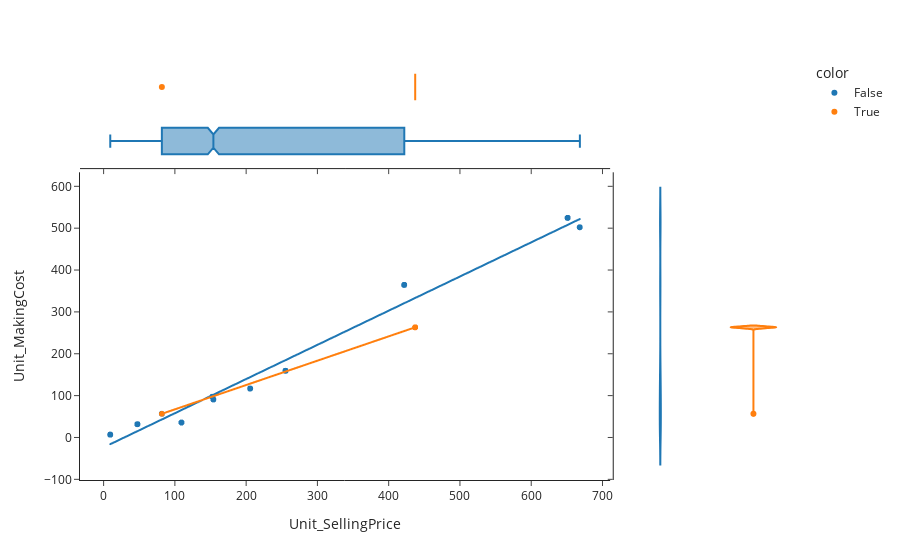

Notebook code for this chart:
### Code cell
fig = px.scatter(data, x = 'Unit_SellingPrice', y='Unit_MakingCost', color=data['Item_Type']=='Cosmetics', marginal_y='violin', marginal_x='box',trendline='ols', template='simple_white')
fig.show()
pio.write_image(fig, "Scatter.png")

### Figure 1 — Plotly figure (JSON) as saved in the notebook; plotly's stock layout.template omitted (floating-point values rounded to 4 significant figures; data arrays with more than 128 entries replaced by an {"elided": "..."} marker saying what was removed)
{"data": [{"hovertemplate": "color=False<br>Unit_SellingPrice=%{x}<br>Unit_MakingCost=%{y}<extra></extra>", "legendgroup": "False", "marker": {"color": "#1F77B4", "symbol": "circle"}, "mode": "markers", "name": "False", "showlegend": true, "type": "scattergl", "x": {"elided": "4577 float values"}, "xaxis": "x", "y": {"elided": "4577 float values"}, "yaxis": "y"}, {"alignmentgroup": "True", "hovertemplate": "color=False<br>Unit_SellingPrice=%{x}<extra></extra>", "legendgroup": "False", "marker": {"color": "#1F77B4", "symbol": "circle"}, "name": "False", "notched": true, "offsetgroup": "False", "showlegend": false, "type": "box", "x": {"elided": "4577 float values"}, "xaxis": "x3", "yaxis": "y3"}, {"alignmentgroup": "True", "hovertemplate": "color=False<br>Unit_MakingCost=%{y}<extra></extra>", "legendgroup": "False", "marker": {"color": "#1F77B4", "symbol": "circle"}, "name": "False", "offsetgroup": "False", "scalegroup": "y", "showlegend": false, "type": "violin", "xaxis": "x2", "y": {"elided": "4577 float values"}, "yaxis": "y2"}, {"hovertemplate": "<b>OLS trendline</b><br>Unit_MakingCost = 0.816713 * Unit_SellingPrice + -23.6295<br>R<sup>2</sup>=0.983892<br><br>color=False<br>Unit_SellingPrice=%{x}<br>Unit_MakingCost=%{y} <b>(trend)</b><extra></extra>", "legendgroup": "False", "marker": {"color": "#1F77B4", "symbol": "circle"}, "mode": "lines", "name": "False", "showlegend": false, "type": "scattergl", "x": {"elided": "4577 float values"}, "xaxis": "x", "y": {"elided": "4577 float values"}, "yaxis": "y"}, {"hovertemplate": "color=True<br>Unit_SellingPrice=%{x}<br>Unit_MakingCost=%{y}<extra></extra>", "legendgroup": "True", "marker": {"color": "#FF7F0E", "symbol": "circle"}, "mode": "markers", "name": "True", "showlegend": true, "type": "scattergl", "x": {"elided": "423 float values"}, "xaxis": "x", "y": {"elided": "423 float values"}, "yaxis": "y"}, {"alignmentgroup": "True", "hovertemplate": "color=True<br>Unit_SellingPrice=%{x}<extra></extra>", "legendgroup": "True", "marker": {"color": "#FF7F0E", "symbol": "circle"}, "name": "True", "notched": true, "offsetgroup": "True", "showlegend": false, "type": "box", "x": {"elided": "423 float values"}, "xaxis": "x3", "yaxis": "y3"}, {"alignmentgroup": "True", "hovertemplate": "color=True<br>Unit_MakingCost=%{y}<extra></extra>", "legendgroup": "True", "marker": {"color": "#FF7F0E", "symbol": "circle"}, "name": "True", "offsetgroup": "True", "scalegroup": "y", "showlegend": false, "type": "violin", "xaxis": "x2", "y": {"elided": "423 float values"}, "yaxis": "y2"}, {"hovertemplate": "<b>OLS trendline</b><br>Unit_MakingCost = 0.581371 * Unit_SellingPrice + 9.15454<br>R<sup>2</sup>=1.000000<br><br>color=True<br>Unit_SellingPrice=%{x}<br>Unit_MakingCost=%{y} <b>(trend)</b><extra></extra>", "legendgroup": "True", "marker": {"color": "#FF7F0E", "symbol": "circle"}, "mode": "lines", "name": "True", "showlegend": false, "type": "scattergl", "x": {"elided": "423 float values"}, "xaxis": "x", "y": {"elided": "423 float values"}, "yaxis": "y"}], "layout": {"legend": {"title": {"text": "color"}, "tracegroupgap": 0}, "margin": {"t": 60}, "xaxis": {"anchor": "y", "domain": [0, 0.7363], "title": {"text": "Unit_SellingPrice"}}, "xaxis2": {"anchor": "y2", "domain": [0.7413, 1], "matches": "x2", "showline": false, "showticklabels": false, "ticks": ""}, "xaxis3": {"anchor": "y3", "domain": [0, 0.7363], "matches": "x", "showticklabels": false}, "xaxis4": {"anchor": "y4", "domain": [0.7413, 1], "matches": "x2", "showline": false, "showticklabels": false, "ticks": ""}, "yaxis": {"anchor": "x", "domain": [0, 0.7326], "title": {"text": "Unit_MakingCost"}}, "yaxis2": {"anchor": "x2", "domain": [0, 0.7326], "matches": "y", "showticklabels": false}, "yaxis3": {"anchor": "x3", "domain": [0.7426, 1], "matches": "y3", "showline": false, "showticklabels": false, "ticks": ""}, "yaxis4": {"anchor": "x4", "domain": [0.7426, 1], "matches": "y3", "showline": false, "showticklabels": false, "ticks": ""}}}
